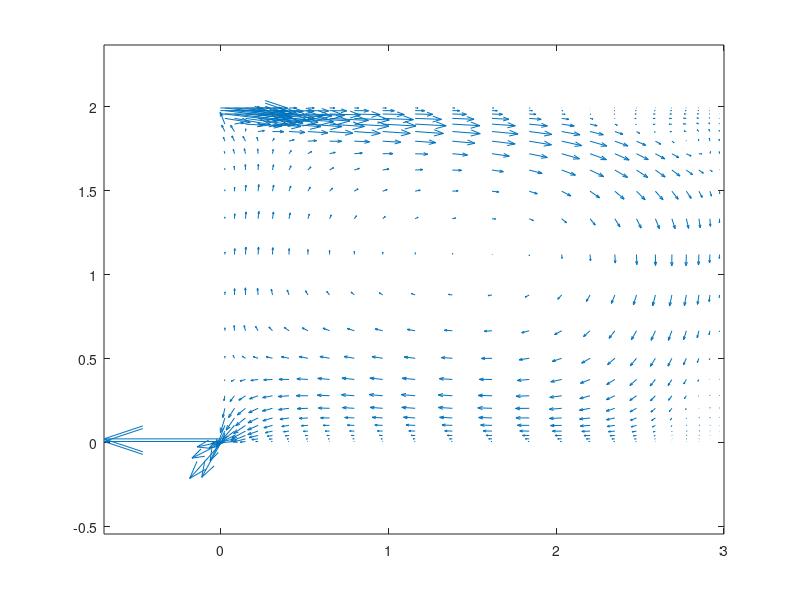

Source code (MATLAB):
%close all
clear all
% read xc
load ('grid2/coarse_grid/xc.dat')
load ('grid2/coarse_grid/yc.dat')
nim1=length(xc);
% nim1 = ni-1 = number of grid lines. Number of cell nodes = ni
ni=nim1+1;
%
% read yc

njm1=length(yc);
nj=njm1+1;
%
% read u
load ('grid2/coarse_grid/u.dat')
load ('grid2/coarse_grid/v.dat')
u2d=reshape(u,ni,nj);

% read v

v2d=reshape(v,ni,nj);

%
% xc and yc are the coordinates of the grid
%
%       o---------------o  yc(j)
%       |               |
%       |               |
%       |       P       |
%       |               |
%       |               |
%       o---------------o  yc(j-1)
%
%     xc(i-1)          xc(i)          
%
% The cell-node (P) has the coordinates xp(i), yp(j)
%
% compute the x-coordinates of the cell centres
for i=2:nim1
   xp(i)=0.5*(xc(i)+xc(i-1));
end
xp(1)=xc(1);
xp(ni)=xc(nim1);
%
% take the transpose of x
xp=xp';

% compute the y-coordinates of the cell centres
for j=2:njm1
   yp(j)=0.5*(yc(j)+yc(j-1));
end
yp(1)=yc(1);
yp(nj)=yc(njm1);
%
% take the transpose of y
yp=yp';
%
% plot the velocity field
% length of vectors = vec
vec= 5;
quiver(xp,yp,u2d,v2d,vec)
axis('equal')
%print vectxy.ps -deps
